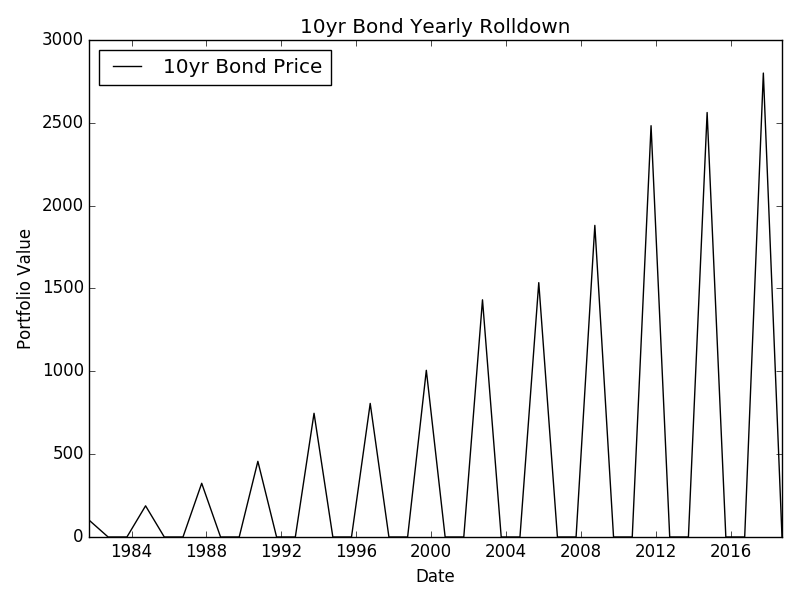

This chart was generated by the following Python code:
#!/usr/bin/env python3
# -*- coding: utf-8 -*-
"""
Created on Mon Aug 26 16:31:42 2019

bond_rolldown.py

    This script loads 10 year and 7 year note yield data (data source: the Fed.)
    An intial investment is split evenly into 3 years starting in october 1, 
    1981. The 10 year coupon bonds are sold every year as they become 7 year
    notes. The proceeds from each sale is used to buy more 10 year notes.
    
    Update the files 'DGS7.csv' and 'DGS10.csv' as necessary

@author: jeffreywalker
"""

import pandas as pd
import numpy as np
from bond_price import bond_price
import matplotlib.pyplot as plt

bond_7=pd.read_csv('DGS7.csv',header=0)
bond_7['DATE'] = pd.to_datetime(bond_7.DATE,infer_datetime_format=True)
bond_7=bond_7.set_index('DATE')
bond_7=bond_7.rename(columns={'DGS7':'y7'})
## there are annoying ellipses in this csv, get rid of them
bond_7=bond_7.replace('.',np.nan)
## and also, the column is read in as a string, so turn into numerical value
bond_7.y7=pd.to_numeric(bond_7.y7)
bond_10=pd.read_csv('DGS10.csv',header=0)
bond_10['DATE'] = pd.to_datetime(bond_10.DATE,infer_datetime_format=True)
bond_10=bond_10.set_index('DATE')
bond_10=bond_10.rename(columns={'DGS10':'y10'})
## there are annoying ellipses in this csv, get rid of them
bond_10=bond_10.replace('.',np.nan)
## and also, the column is read in as a string, so turn into numerical value
bond_10.y10=pd.to_numeric(bond_10.y10)

## we may as well concatenate the dataframes; drop any nans
bond_yield=pd.concat([bond_7.y7,bond_10.y10],axis=1).dropna()

## r=0 for zero-coupon bonds
r=0.0
## The par value here for a note/bond
p0=100.0
## the actual principal, the initial investment in dollars
invest=1e2
## time to maturity of each note/bond you want to calculate
t10=10
t7=7
texp=10

## daily rebalance?

## initialize arrays for all desired note/bond prices
price10=np.zeros((len(bond_yield)))
price7=np.zeros((len(bond_yield)))

for i in range(len(bond_yield)):
    price7[i]=bond_price(r=r,y=bond_yield.y7[i]/100,n=t7,p0=p0)
    price10[i]=bond_price(r=r,y=bond_yield.y10[i]/100,n=t10,p0=p0)
    
## add the price to the dataframe
price7_df=pd.DataFrame(price7,index=bond_yield.index)
price10_df=pd.DataFrame(price10,index=bond_yield.index)
bond_yield.insert(2, "price7", price7_df) 
bond_yield.insert(3, "price10", price10_df)

## okay, now ready to do backtesting with the following strategy:

## we start rolling from the date:
#prev_year='1981'
date_array=pd.date_range('1/2/1981','1/2/2019',freq='BAS-oct')

## divide our initial investment into 3 ten year notes, starting with 1981,
## then 1982, then 1983.
## calculate the "number" of notes you can purchase with the allocated capital.
n1=invest/3/bond_yield.price10.values[bond_yield.index==date_array[0]][0]
n2=invest/3/bond_yield.price10.values[bond_yield.index==date_array[1]][0]
n3=invest/3/bond_yield.price10.values[bond_yield.index==date_array[2]][0]
## make arrays to include the value of the bond portfolio for each year
## By the way, here is how to make a dataframe from an array and make a title
d={'value':np.zeros((len(date_array)))}
portfolio=pd.DataFrame(data=d,index=date_array)
## fill in the first three rows
portfolio.value[0]=invest/3
portfolio.value[1]=invest/3
portfolio.value[2]=invest/3

## construct a new dataframe with the date_array as the index and fill in each
## entry with the year's portfolio value

## find the profit and calculate new investment for 1984, 1987, etc.
for date in date_array[3::3]:
	print(date)
	p1=n1*bond_yield.price7.values[bond_yield.index==date][0]
	n1=p1/bond_yield.price10.values[bond_yield.index==date][0]
	portfolio.value[portfolio.index==date]=p1
			
    
for date in date_array[4::3]:
	print(date)
	p2=n2*bond_yield.price7.values[bond_yield.index==date][0]
	n2=p2/bond_yield.price10.values[bond_yield.index==date][0]
	#value=n1*bond_yield.price7.values[bond_yield.index==date][0]
	portfolio.value[portfolio.index==date]=p2
  
for date in date_array[5::3]:
	print(date)
	p3=n3*bond_yield.price7.values[bond_yield.index==date][0]
	n3=p3/bond_yield.price10.values[bond_yield.index==date][0]
	portfolio.value[portfolio.index==date]=p3

## organize the portfolio values, so we get the annual value, which includes
## the "off-year" bonds
#for i in range(3,len(date_array),3):
#	print(date_array[i])
#	portfolio.value[i]=(portfolio.value[i]+portfolio.value[i-1]+
#		portfolio.value[i-2])
#for i in range(4,len(date_array),3):
#	print(date_array[i])
#	portfolio.value[i]=(portfolio.value[i]+portfolio.value[i-1]+
#		portfolio.value[i-2])
#for i in range(5,len(date_array),3):
#	print(date_array[i])
#	portfolio.value[i]=(portfolio.value[i]+portfolio.value[i-1]+
#		portfolio.value[i-2])

print(portfolio.value)

## make a figure; include the bond price and the value of the portfolio?
## the price plot:
plt.figure()
plt.title(str(texp)+'yr Bond Yearly Rolldown')
plt.plot(portfolio,'-k',label=str(texp)+'yr '+'Bond Price')
plt.xlabel('Date')
plt.ylabel('Portfolio Value')
## Make a legend
plt.legend(loc='best')
## tight_layout makes everything fit nicely in the plot
plt.tight_layout()
plt.savefig('bond_rolldown.png')
